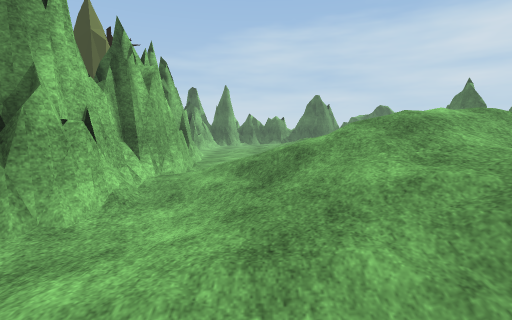
View 1 (above)

19 first-person views from a walk through a Unity game level. The camera is 1.4 m above the floor, tilts 6° down and sees 85° across. The floor is counted in squares, 1 m on a side. Each view is taken from the middle of a square. On the plan, view 1 faces up. The plan holds only what a view shows up to about 14 squares ahead; the rest is blank. The place goes on beyond the plan. Some animated figures are left out. Some surface patterns are stand-ins.

View 2
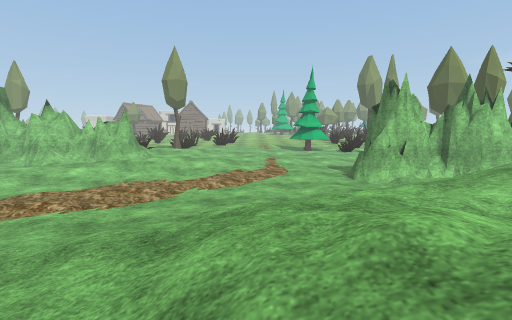

View 3
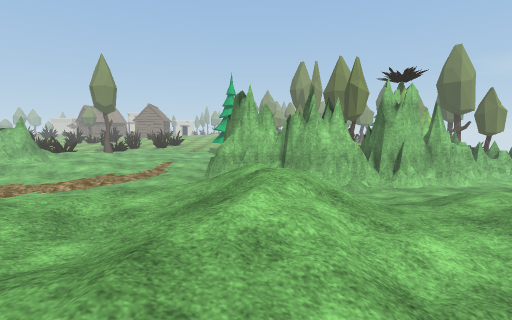

View 4
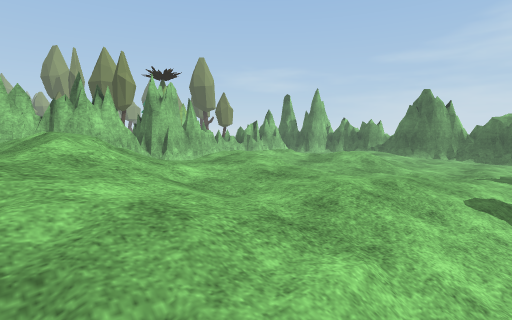

View 5
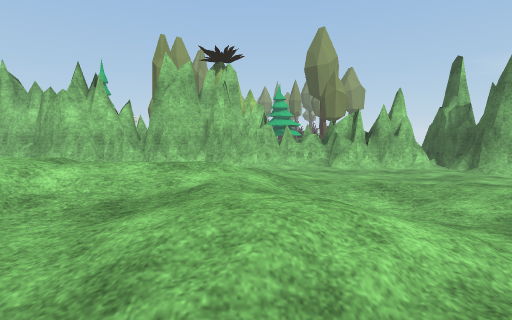

View 6
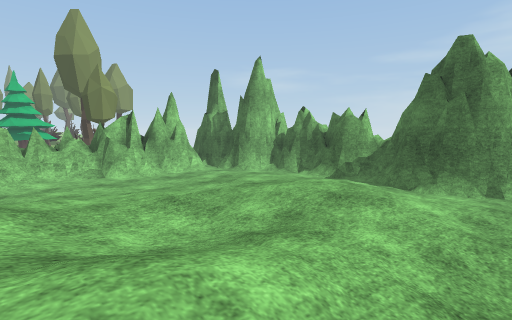

View 7
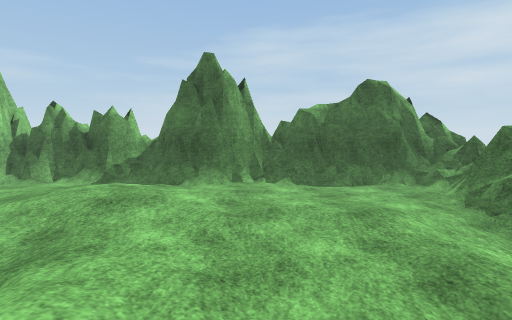

View 8
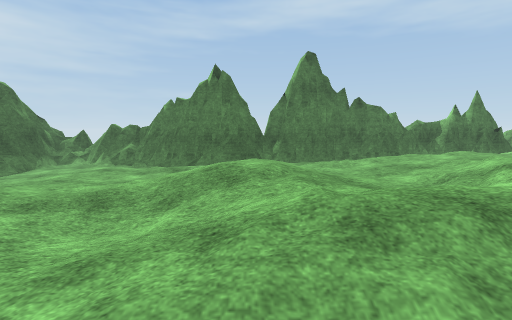

View 9
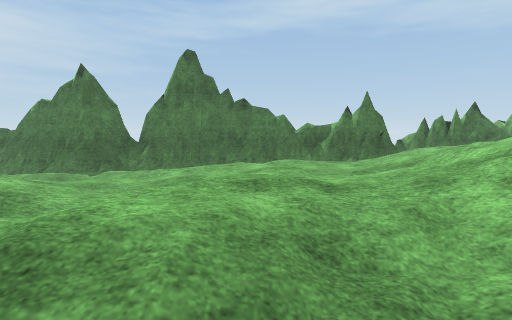

View 10
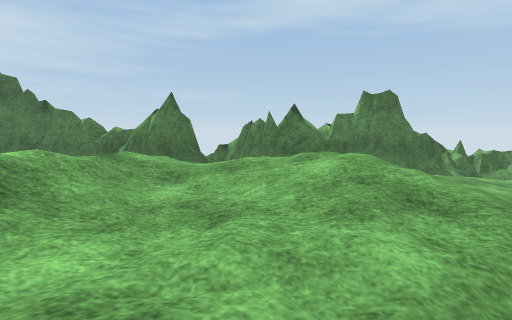

View 11
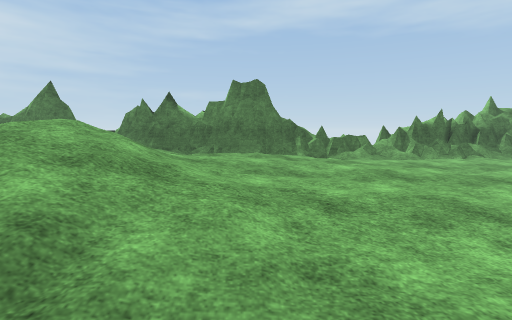

View 12
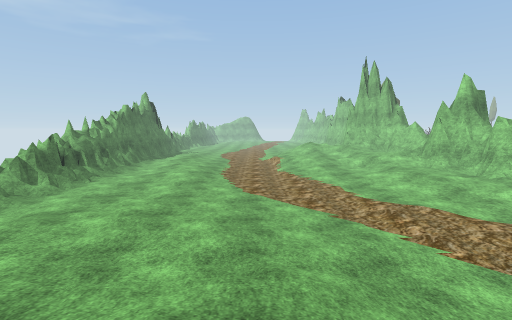

View 13
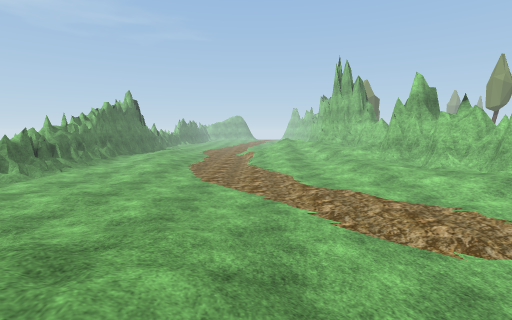

View 14
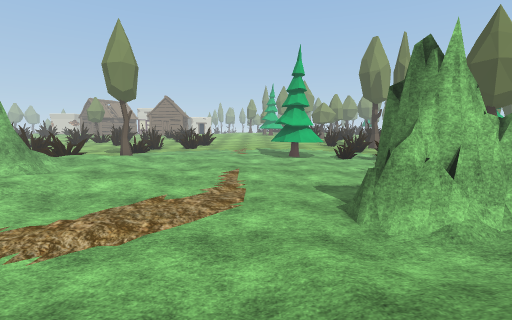

View 15
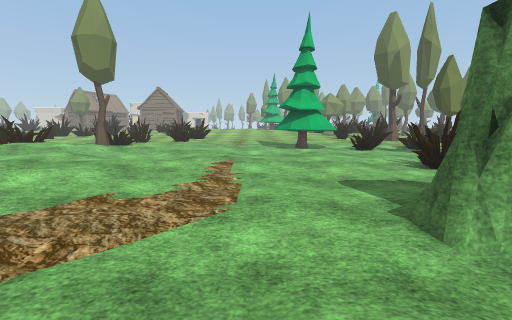

View 16
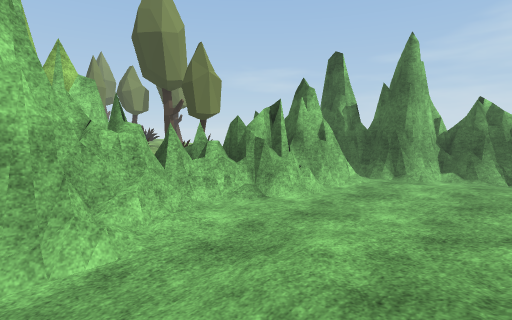

View 17
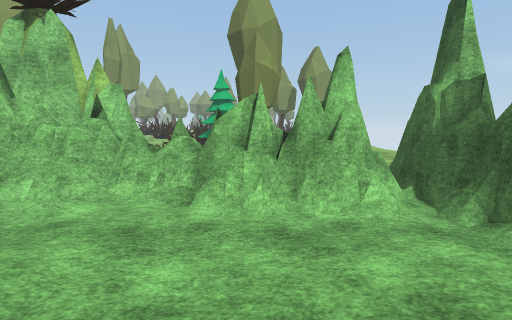

View 18
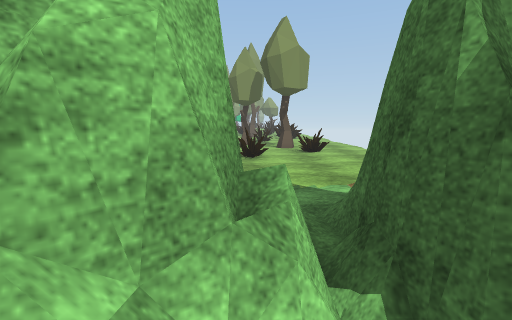

View 19
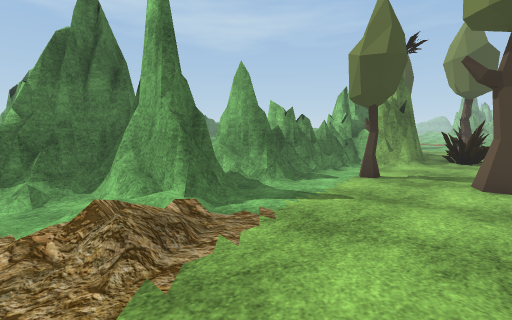

### Floor plan
Key: @ floor where view 1 was taken; # wall or solid block; . main floor; : floor 0.25 m higher than the main floor; + floor 0.5 m higher than the main floor; * floor 0.75 m higher than the main floor; % floor 1 m higher than the main floor; & floor 1.25 m higher than the main floor; $ floor 1.5 m higher than the main floor; / step, stairs or slope; = window, fence, low wall or low ledge; ^ raised ledge; T tree; O other object.
Columns run from 14 left of view 1 to 15 right of it. Each row starts with its distance up from view 1.
 31  : :./../##
 30   :://:./=#
 29 :::://::#=#
 28 :..../######################
 27 ......=######/=.==.###..#=###
 26 .......####==...............#
 25 .......###=...::::  /:......#
 24  ......####...::::///:...../#
 23  ......####...:::/+++/.:::./#
 22  TT..T.=##=....:/+/+::/:::.##
 21   .....###=....:/://::.::/.##
 20   .....=#^...../+/:///::/:/#
 19   .....=#^...::/+/:////:.:=#
 18    ..#####/..::////////:/:=#
 17    ..#####=..:://///%//::::##
 16    =.#   ##=.. ///*//////:/=#
 15    #.#    #..  //%////+////##
 14           #=..   %//++++////#
 13           ##..   ////////// #
 12    TT     ##..  //&//////// #
 11          ###.. ////&%%**/// #
 10   T        #=./////%%%*%/// #
  9   T        #=    //%%****// #
  8 ++: =#    ##=     /////**// #
  7 ++:::#    ##:///  /////////=#
  6 ++:::::.  ##////////////// =#
  5 O+++:::. ###./////////$////###
  4 O++::::..###..///////////   ==
  3 O++::::....../////%%%/&//   =#
  2 ++:+:::.::...:////&%/////   ##
  1 +::++/::::.....  ///////   /##
  0 ++++++::::....@   /////    /##
 -1 ++++++:::::..... ///////   :##
 -2  *+++++::::.....///////*+   ##
 -3  */::++//::./..../////*++   #
 -4  //+++++/:.......://++++++  #
 -5  *///***//::......:/::://+ /##
 -6   %//*+*///:.......:::::++ /=#
 -7    %/*+ ///:........:::::::.=#
 -8    %/=##////.........::::::/==
 -9       ###*+/:........::::::/=#
-10        ##+++::........:.:::/#=
-11        #=+++/.........:..::#=
-12       ###+++//........::.::=#
-13        ##+++///......::::::##
-14        ## +++/......./:::::O#

Where each view was taken, in squares from view 1:
view 1: 0 up, 0 right, facing up
view 2: 1 down, 9 right, facing left
view 3: 6 up, 10 right, facing left
view 4: 5 up, 12 right, facing up-left
view 5: 17 up, 9 right, facing left
view 6: 17 up, 8 right, facing up-left
view 7: 17 up, 8 right, facing up
view 8: 17 up, 0 right, facing right
view 9: 11 up, 1 right, facing right
view 10: 2 up, 2 right, facing right
view 11: 4 down, 1 right, facing right
view 12: 0 up, 5 right, facing down
view 13: 1 up, 3 right, facing down
view 14: 1 up, 3 right, facing left
view 15: 1 up, 0 right, facing left
view 16: 15 up, 1 right, facing up-left
view 17: 22 up, 2 right, facing left
view 18: 25 up, 3 left, facing left
view 19: 31 up, 13 left, facing down-right
